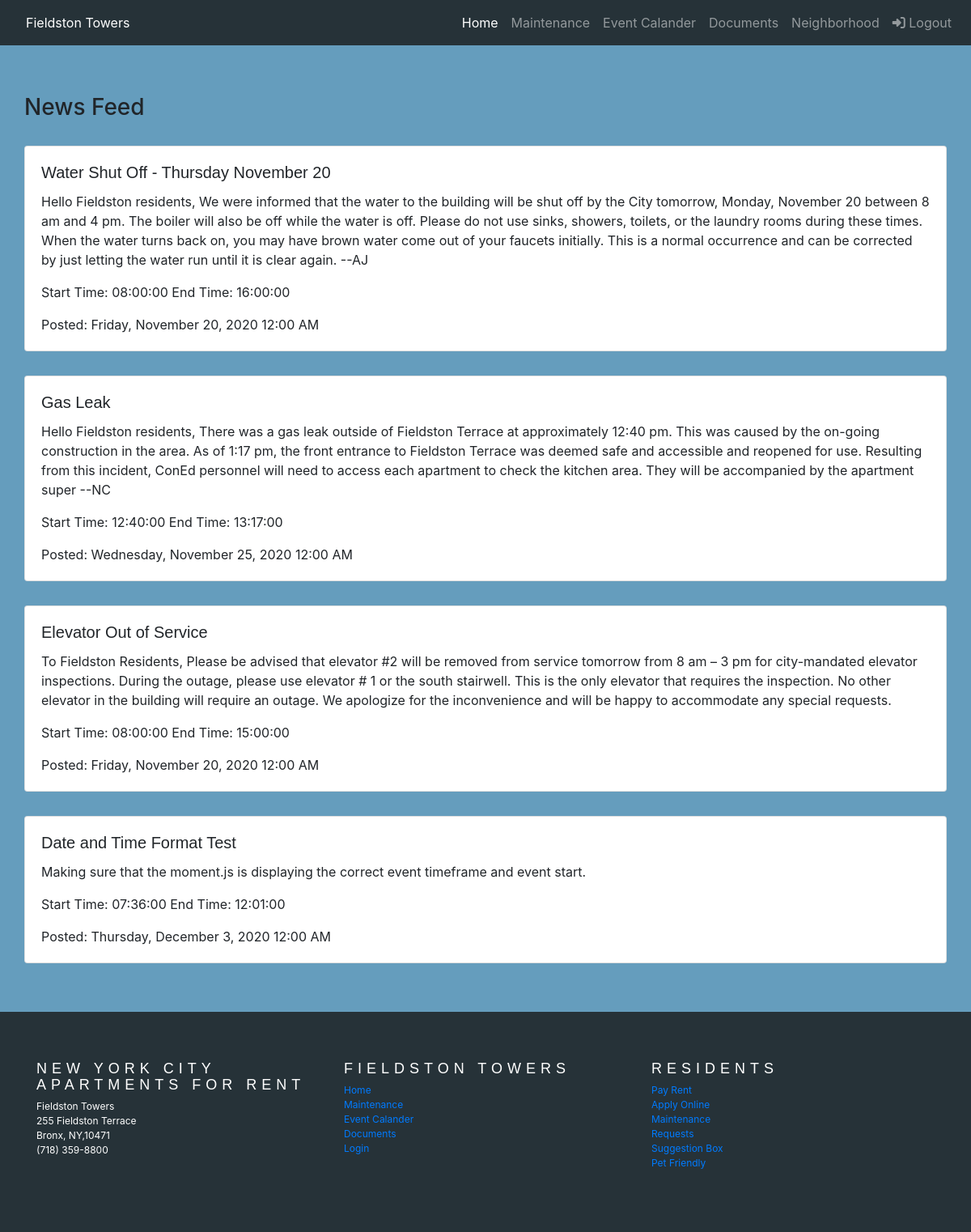
Screenshot of /home (signed in) with the database file from the repository.
### app/models.py (models this page shows, shortened)
class Post(db.Model):
    id = db.Column(db.Integer, primary_key=True)
    title = db.Column(db.String(120))
    body = db.Column(db.String)
    start = db.Column(db.Time)
    end = db.Column(db.Time)
    date = db.Column(db.DateTime)
    timestamp = db.Column(db.DateTime, index=True, default=datetime.utcnow())
    author = db.Column(db.String(60))
    user_id = db.Column(db.Integer, db.ForeignKey('user.id'))

### app/routes.py (the view)
@app.route('/home')
@login_required
def home():
    posts = Post.query.order_by('timestamp').limit(4)
    events = Event.query.order_by('timestamp').limit(4)
    return render_template('home.html', posts=posts, events=events)

### app/models.py (called while the page is built)
@login.user_loader
def load_user(id):
    return User.query.get(int(id))

### app/templates/home.html (shortened to what this page needs)
{% extends "base.html" %}
{% block custom_styles %}
    <link rel="stylesheet" href="{{ url_for('static', filename='css/home.css') }}">
{% endblock %}
{% block content %}
    <main class="background-blue">
        <div class="container topSpace">
            <h3>News Feed</h3>
            {% for post in posts %}
                <div class="cardMaintenance">
                    <div class="card">
                        <div class="card-body">
                            <h5 class="card-title">{{ post.title }}</h5>
                            <p class="card-text">{{ post.body }}</p>
                            <p class="card-text">Start Time: {{ post.start }}  End Time: {{ post.end}}</p>
                            <p class="card-text">Posted: {{ moment(post.date).format('LLLL') }}</p>
                        </div>
                    </div>
                </div>
            {% endfor %}
        </div>
    </main>
{% endblock %}

### app/templates/base.html (shortened to what this page needs)
<!DOCTYPE html>
<html lang="en">
<head>
    {% block head %}
    <link rel="stylesheet" href="https://stackpath.bootstrapcdn.com/bootstrap/4.3.1/css/bootstrap.min.css"
>
    <link rel="stylesheet" href="{{ url_for('static', filename='css/base.css') }}">
    {% block custom_styles %}{% endblock %}
    {% endblock %}
</head>
<body>
{% block navbar %}
<nav class="navbar navbar-dark navbar-expand-sm">
    {% if current_user.is_authenticated %}
    <a class="nav-link" href="{{ url_for('home') }}">Fieldston Towers</a>
    {% else %}
    <a class="nav-link" href="{{ url_for('index') }}">Fieldston Towers</a>
    {% endif %}
    <div class="collapse navbar-collapse justify-content-end" id="navbarNav">
        <ul class="nav navbar-nav">
            <li class="nav-item active">
                {% if current_user.is_authenticated %}
                <a class="nav-link" href="{{ url_for('home') }}">Home</a>
                {% else %}
                <a class="nav-link" href="{{ url_for('index') }}">Home</a>
                {% endif %}
            </li>
            <li class="nav-item">
                {% if current_user.is_authenticated %}
                <a class="nav-link" href="{{ url_for('maintenance') }}">Maintenance</a>
                {% else %}
                <a class="nav-link"
                   href="https://www.apartments.com/fieldston-terrace-bronx-ny/mknebwh/">Availability</a>
                {% endif %}
            </li>
            <li class="nav-item">
                {% if current_user.is_authenticated %}
                <a class="nav-link" href="{{ url_for('events') }}">Event Calander</a>
                {% else %}
                <a class="nav-link" href="{{ url_for('amenities') }}">Amenities</a>
                {% endif %}
            </li>
            <li class="nav-item">
                <a class="nav-link" href="{{ url_for('documents') }}">Documents</a>
            </li>
            <li class="nav-item dropdown">
                <a class="nav-link" href="{{ url_for ('neighborhood') }}">Neighborhood</a>
            </li>
            <li class="nav-item">
                {% if current_user.is_anonymous %}
                <a class="nav-link" href="{{ url_for('login') }}"><span class="fas fa-sign-in-alt"></span> Login</a>
                {% else %}
                <a class="nav-link" href="{{ url_for('logout') }}"><span class="fas fa-sign-in-alt"></span>
                    Logout</a>
                {% endif %}
            </li>
        </ul>
    </div>
</nav>
{% endblock %}
{% block content %}
{% endblock %}
{% block footer %}
<footer id="footer" class="container-fluid topSpace">
    <div class="container">
        <div class="row">
            <div class="col l6 s12">
                <h4 class="footerTitles">New York City Apartments for Rent</h4>
                <p id="footerText">
                    Fieldston Towers<br/>
                    255 Fieldston Terrace<br/>
                    Bronx, NY,10471<br/>
                    (718) 359-8800<br/>
                </p>
            </div>
            <div class="col l4 s12">
                <h4 class="footerTitles">Fieldston Towers</h4>
                <ul class="footerList">
                    {% if current_user.is_authenticated %}
                    <li><a href="{{ url_for('home') }}">Home</a></li>
                    {% else %}
                    <li><a href="{{ url_for('index') }}">Home</a></li>
                    {% endif %}
                    {% if current_user.is_authenticated %}
                    <li><a href="{{ url_for('maintenance') }}">Maintenance</a></li>
                    {% else %}
                    <li><a
                            href="https://www.apartments.com/fieldston-terrace-bronx-ny/mknebwh/">Availability</a></li>
                    {% endif %}
                    {% if current_user.is_authenticated %}
                    <li><a href="{{ url_for('events') }}">Event Calander</a></li>
                    {% else %}
                    <li><a href="{{ url_for('amenities') }}">Amenities</a></li>
                    {% endif %}
                    <li><a href="{{ url_for('documents') }}">Documents</a></li>
                    <li><a href="{{ url_for('login') }}">Login</a></li>
                </ul>
            </div>
            <div class="col l2 s12">
                <h4 class="footerTitles">Residents</h4>
                <ul class="footerList">
                    <li><a href="#">Pay Rent</a></li>
                    <li><a href="#">Apply Online</a></li>
                    <li><a href="#">Maintenance</a></li>
                    <li><a href="#">Requests</a></li>
                    <li><a href="#">Suggestion Box</a></li>
                    <li><a href="#">Pet Friendly</a></li>
                </ul>
            </div>
        </div>
    </div>
</footer>
{% endblock %}
</body>
</html>

### app/static/css/base.css (style rules this page uses)
nav { background-color: #263238; }
.nav-link { color: white; }
#footer { background-color: #263238; }
.footerTitles { font-family: Raleway, sans-serif; letter-spacing: 6px; font-weight: 400; text-transform: uppercase; font-size: 18px; line-height: 20px; color:white; magrin:1.14rem 0 0.912rem 0; }
.footerList { padding-left: 0; list-style-type: none; font-size: 12px; }
#footerText { font-size: 12px; color: white; }
.topSpace { padding:5% 0; }
.background-blue { background-color: #659dbd; background-repeat: no-repeat; background-size: auto; }
.card-title { font-family: Raleway, sans-serif !important; }

### app/static/css/home.css (style rules this page uses)
.cardMaintenance { margin-top: 30px; }

### rows the page displays
Post: title "Water Shut Off - Thursday November 20", body "Hello Fieldston residents, We were informed that the water to the building will be shut off by the City tomorrow, Monday, November 20 between 8 am and 4 pm. The boiler will also be off while the water is off. Please do not use sinks, showers, toilets, or the laundry rooms during these times. When the water turns back on, you may have brown water come out of your faucets initially. This is a normal occurrence and can be corrected by just letting the water run until it is clear again. --AJ", start "08:00:00", end "16:00:00", date "Friday, November 20, 2020 12:00 AM"
Post: title "Gas Leak", body "Hello Fieldston residents, There was a gas leak outside of Fieldston Terrace at approximately 12:40 pm. This was caused by the on-going construction in the area. As of 1:17 pm, the front entrance to Fieldston Terrace was deemed safe and accessible and reopened for use. Resulting from this incident, ConEd personnel will need to access each apartment to check the kitchen area. They will be accompanied by the apartment super --NC", start "12:40:00", end "13:17:00", date "Wednesday, November 25, 2020 12:00 AM"
Post: title "Elevator Out of Service", body "To Fieldston Residents, Please be advised that elevator #2 will be removed from service tomorrow from 8 am – 3 pm for city-mandated elevator inspections. During the outage, please use elevator # 1 or the south stairwell. This is the only elevator that requires the inspection. No other elevator in the building will require an outage. We apologize for the inconvenience and will be happy to accommodate any special requests.", start "08:00:00", end "15:00:00", date "Friday, November 20, 2020 12:00 AM"
Post: title "Date and Time Format Test", body "Making sure that the moment.js is displaying the correct event timeframe and event start.", start "07:36:00", end "12:01:00", date "Thursday, December 3, 2020 12:00 AM"
